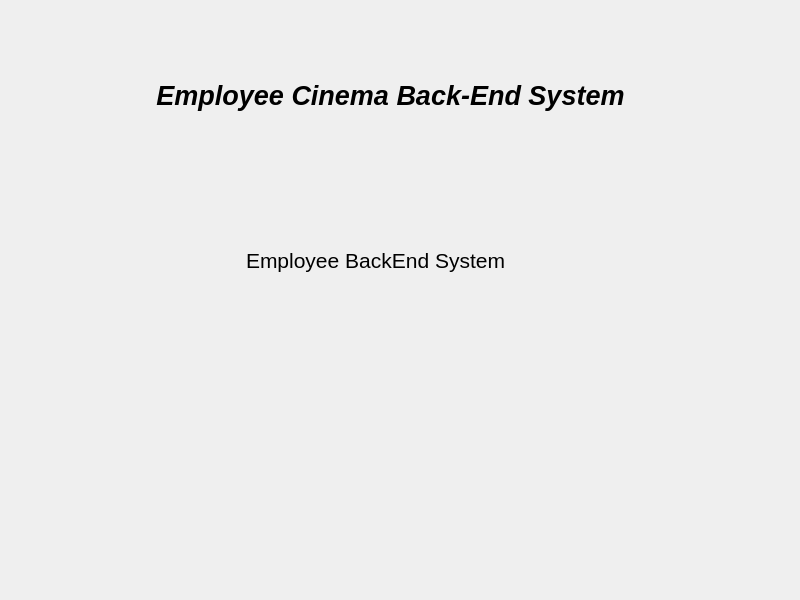
<?xml version="1.0" encoding="UTF-8"?>
<ui version="4.0">
 <class>MainWindow</class>
 <widget class="QMainWindow" name="MainWindow">
  <property name="geometry">
   <rect>
    <x>0</x>
    <y>0</y>
    <width>800</width>
    <height>600</height>
   </rect>
  </property>
  <property name="windowTitle">
   <string>MainWindow</string>
  </property>
  <widget class="QWidget" name="centralwidget">
   <widget class="QLabel" name="label">
    <property name="geometry">
     <rect>
      <x>90</x>
      <y>40</y>
      <width>601</width>
      <height>111</height>
     </rect>
    </property>
    <property name="font">
     <font>
      <pointsize>20</pointsize>
      <italic>true</italic>
      <bold>true</bold>
     </font>
    </property>
    <property name="text">
     <string>Employee Cinema Back-End System</string>
    </property>
    <property name="alignment">
     <set>Qt::AlignCenter</set>
    </property>
   </widget>
   <widget class="QLabel" name="label_6">
    <property name="geometry">
     <rect>
      <x>140</x>
      <y>200</y>
      <width>471</width>
      <height>121</height>
     </rect>
    </property>
    <property name="font">
     <font>
      <pointsize>16</pointsize>
     </font>
    </property>
    <property name="text">
     <string>Employee BackEnd System</string>
    </property>
    <property name="alignment">
     <set>Qt::AlignCenter</set>
    </property>
   </widget>
  </widget>
 </widget>
 <resources/>
 <connections/>
</ui>
